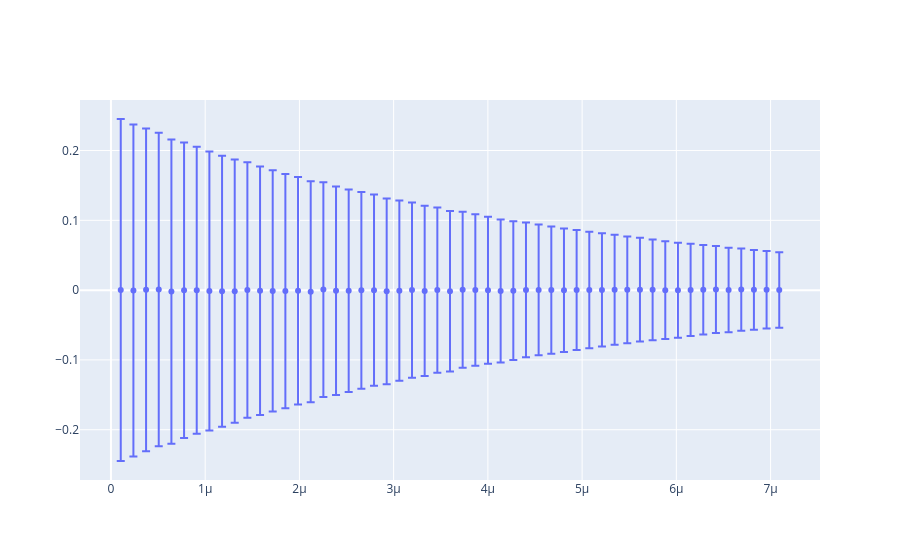

This figure's notebook cell:
### Code cell
# ho provato a vedere come fossero gli errori poissoniani usando i risultati dell'interpolazione come base

res = count/len(data_refact) - y_fit

fig = go.Figure()
fig.add_trace(go.Scatter(x=x_fit, y=res, mode='markers', error_y=dict(array=np.sqrt(y_fit)), name='residuals'))
print(np.sqrt(y_fit))
fig.show()
